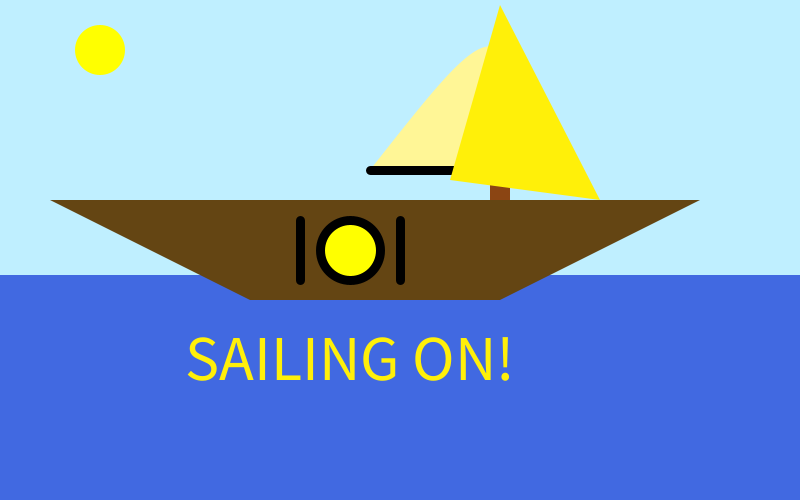
Frame 1 (no input)
Frame 60 (the mouse pressed at the canvas centre just before this capture): identical to frame 1, image omitted
Frame 120 (the mouse held since frame 60 and released just before this capture): identical to frame 1, image omitted

The Processing sketch that drew this single still picture (run headless with seeded random() and noise(); from frame 60 on, the mouse is pressed at the canvas centre):

// Processing sketch: processing_38793
// ── processing_38793.pde

void setup() {
  size(800,500);
  textSize(64);
  textAlign(CENTER);
  smooth();
}
 
void draw() {
  background(191,239,255);
   
  rectMode(CENTER);
  fill(65,105,225);
  noStroke();
  rect(400,400,width,height/2);
   
  fill(255,255,0);
  ellipse(100,50,50,50);
   
  fill(100,69,19);
  quad(50,200,250,300,500,300,700,200);
   
  fill(139,69,19);
  rect(500,180,20,40);
   
  fill(255,246,150);
  //noStroke();
  bezier(370,170,500,5,500,5,550,170);
   
  strokeWeight(9);
  stroke(0,0,0);
  line(370,170,550,170);
   
  line(300,220,300,280);
  fill(255,255,0);
  ellipse(350,250,60,60);
  line(400,220,400,280);
   
  fill(255,240,9);
  noStroke();
  triangle(500,5,450,180,600,200);
   
  text("SAILING ON!",350,380);
   
}
